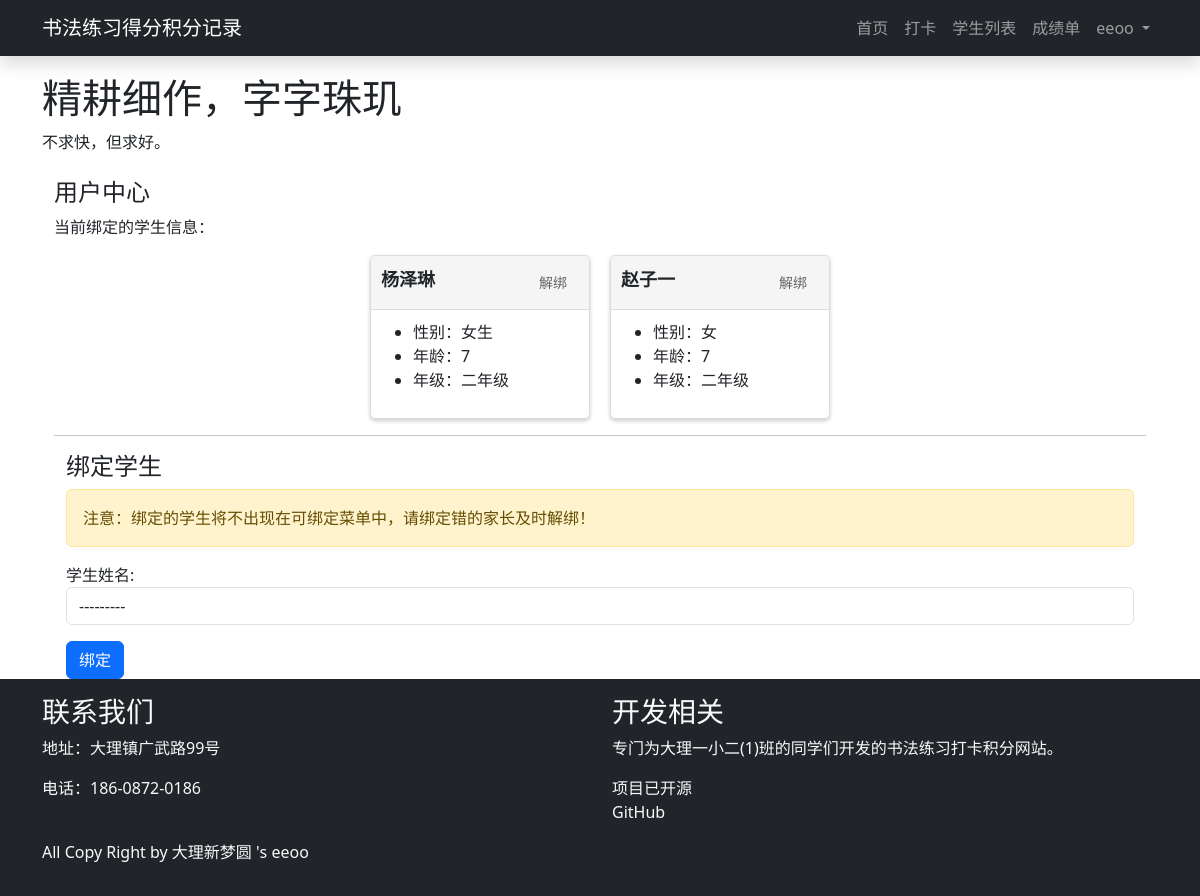
/user_center/ (signed in), run on an earlier commit of the app's database.
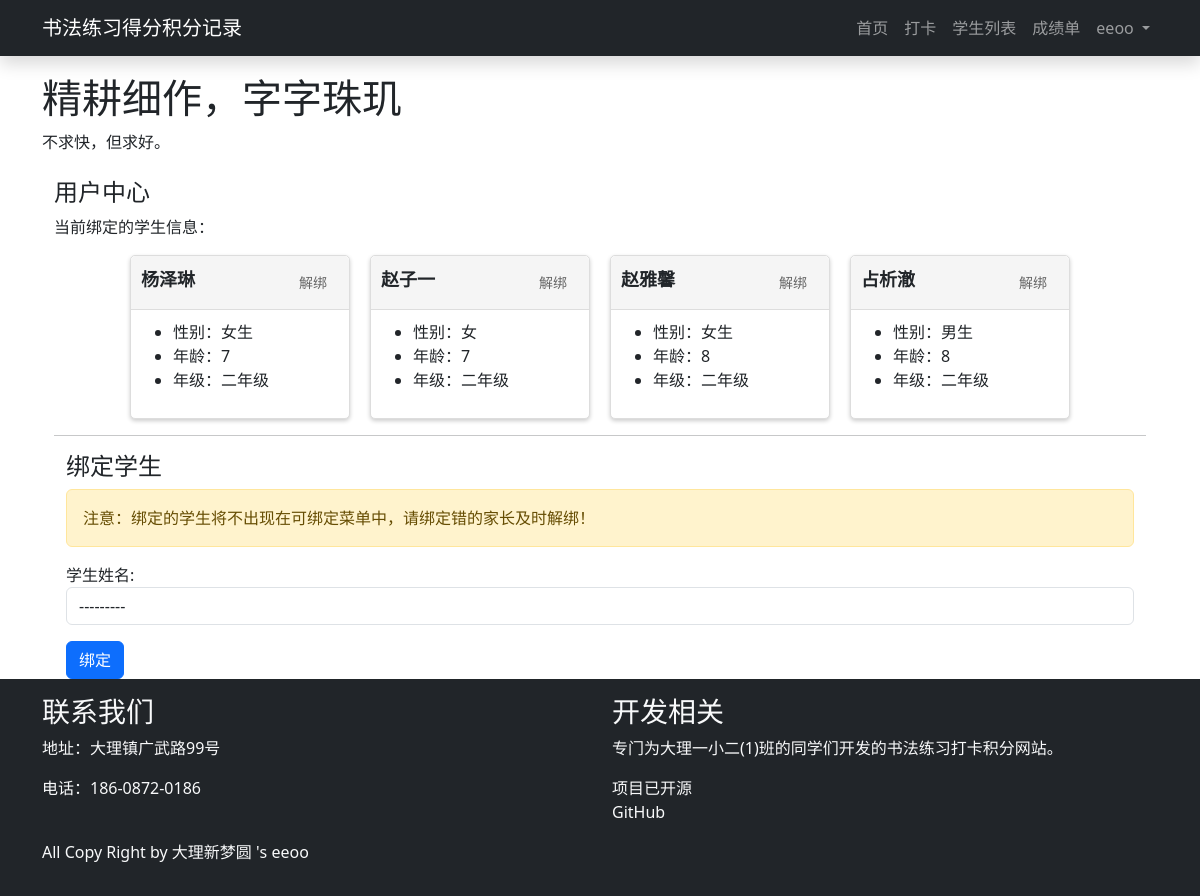
And on a later commit of the database.
### myapp/models.py (models this page shows)
class Student(models.Model):
    student_id = models.AutoField(primary_key=True)
    name = models.CharField(max_length=100)
    sex = models.CharField(max_length=10)
    age = models.IntegerField()
    grade = models.CharField(max_length=10)
    user = models.ManyToManyField(User,through='StudentUser')
    last_checkin_date = models.DateField(null=True, blank=True)
    def __str__(self):
        return self.name

### myapp/views.py (the view)
# urls.py: path('user_center/', user_center, name='user_center'),
@login_required
def user_center(request):
    All_students = Student.objects.all()#user.student_set.all()
    mystudent = request.user.student_set.all()
    print(mystudent)
    form = BindStudentForm(request.POST or None, user=request.user)
    if request.method == 'POST' and form.is_valid():
        student = form.cleaned_data['student']
        form.cleaned_data['user']= request.user
        form.save()
        messages.success(request, '绑定成功！')
        return redirect('user_center')
    else:
        try:
            user = request.user
            student = request.user.student_set.first()
        except Student.DoesNotExist:
            student = None
        context = {
            'Student': mystudent,
            'students':All_students,
            'form': form
            }
        return render(request, 'user_center.html', context)

### myapp/forms.py
class BindStudentForm(forms.ModelForm):
    student = forms.ModelChoiceField(queryset=Student.objects.filter(user=None), label='学生姓名',widget=forms.Select(attrs={'class': 'form-control'}))
    user = forms.ModelChoiceField(queryset=User.objects.none(), widget=forms.HiddenInput(), required=False)
    def __init__(self, *args, **kwargs):
        self.user = kwargs.pop('user', None)
        super(BindStudentForm, self).__init__(*args, **kwargs)
        if self.user:
            self.fields['user'].queryset = User.objects.filter(id=self.user.id)
            self.fields['user'].initial = self.user
    class Meta:
        model = StudentUser
        fields = ['student','user']

### myapp/templates/user_center.html (shortened to what this page needs)
{% extends 'base.html' %}
{% block content %}
<div class="container">
  <div class="row">
    <div class="col-md-12">
      <h4>用户中心</h4>
      <p>当前绑定的学生信息：</p>
      <div class="card-container">
    {% for student in Student %}
      {% if student %}
        <div class="card">
          <div class="card-header">{{ student.name }}
            <a href="{% url 'unbind_student' student.pk %}" class="btn btn-danger unbind-btn" >解绑</a>
          </div>
          <div class="card-body">
            <ul>
              <li>性别：{{ student.sex }}</li>
              <li>年龄：{{ student.age }}</li>
              <li>年级：{{ student.grade }}</li>
            </ul>
          </div>
        </div>
      {% else %}
      <p>当前用户未绑定学生信息。</p>
      {% endif %}
    {% endfor %}
  </div>
      <hr>
      <div class="container">
        <div class="row">
          <div class="col-md-12">
            <h4>绑定学生</h4>
            <div class="alert alert-warning" role="alert">
              注意：绑定的学生将不出现在可绑定菜单中，请绑定错的家长及时解绑！
            </div>
            <form method="POST">
              {{ form.as_p }}
              <button type="submit" class="btn btn-primary">绑定</button>
            </form>
          </div>
        </div>
      </div>
    </div>
  </div>
</div>
{% endblock %}

### myapp/templates/base.html (shortened to what this page needs)
<!DOCTYPE html>
<html lang="zh-CN">
<head>
    <script>{% load static %}</script>
    <link href="https://cdn.jsdelivr.net/npm/bootstrap@5.3.0-alpha3/dist/css/bootstrap.min.css" rel="stylesheet">
</head>
<body>
    <nav class="navbar navbar-expand-md navbar-dark bg-dark shadow">
        <div class="container">
        <a class="navbar-brand" href="/">书法练习得分积分记录</a>
        <div class="collapse navbar-collapse" id="navbarNav">
            <ul class="navbar-nav ms-auto">
                <li class="nav-item">
                    <a class="nav-link" href="/">首页</a>
                </li>
                <li class="nav-item active">
                    <a class="nav-link" href="{% url 'checkin' %}">打卡</a>
                </li>
                <li class="nav-item active">
                    <a class="nav-link" href="{% url 'student_list' %}">学生列表</a>
                </li>
                <li class="nav-item">
                    <a class="nav-link" href="{% url 'score_list' %}">成绩单</a>
                </li>
               {% if user.is_authenticated %}
                <li class="nav-item dropdown">
                    <a class="nav-link dropdown-toggle" href="#" id="navbarDropdown" role="button" data-bs-toggle="dropdown" aria-expanded="false">
                        {{ user.username }}
                    </a>
                </li>
    {% endif %}
            </ul>
        </div>
    </div>
    </nav>
    <div class="container mt-4">
        <h1>精耕细作，字字珠玑</h1>
        <p>不求快，但求好。 </p>
        </div>
        <div class="container mt-4">
            {% block content %}
            {% endblock %}
        </div>
</body>
<footer class="bg-dark text-light py-3"  >
    <div class="container">
      <div class="row">
        <div class="col-md-6">
          <h3>联系我们</h3>
          <p>地址：大理镇广武路99号</p>
          <p>电话：186-0872-0186</p>
        </div>
        <div class="col-md-6">
          <h3>开发相关</h3>
          <p>专门为大理一小二(1)班的同学们开发的书法练习打卡积分网站。</p>
          <p>项目已开源<a class="nav-link" target="_blank" href="https://github.com/Myeeoo/Student_Calligraphy_practice.git">GitHub</a></p>
        </div>
        <ul>All Copy Right by 大理新梦圆 's eeoo</ul>
      </div>
    </div>
  </footer>
</html>

### myapp/templates/base.html (style rules this page uses)
body { padding-top: 50px; }
nav { position: fixed; top: 0; left: 0; right: 0; z-index: 9999; }
.navbar { position: fixed; top: 0; width: 100%; -webkit-box-shadow: 0 2px 4px rgba(0, 0, 0, 0.2); box-shadow: 0 2px 4px rgba(0, 0, 0, 0.2); }

### myapp/templates/user_center.html (style rules this page uses)
.card-container { display: flex; flex-wrap: wrap; gap: 20px; justify-content: center; align-items: flex-start; }
.card { width: 220px; background-color: #fff; border: 1px solid #ddd; border-radius: 5px; box-shadow: 0 2px 4px rgba(0, 0, 0, .2); overflow: hidden; }
.card-header { padding: 10px; font-size: 18px; font-weight: bold; background-color: #f5f5f5; border-bottom: 1px solid #ddd; }
.card-body { padding: 10px; }
.unbind-btn { float: right; font-size: 14px; border: none; background: none; color: #666; cursor: pointer; }

What changed in the data, as far as the page shows it:
now on this page (row edited): Student: name "赵雅馨", sex "女生", age "8", grade "二年级"
now on this page (row edited): Student: name "占析澈", sex "男生", age "8", grade "二年级"
